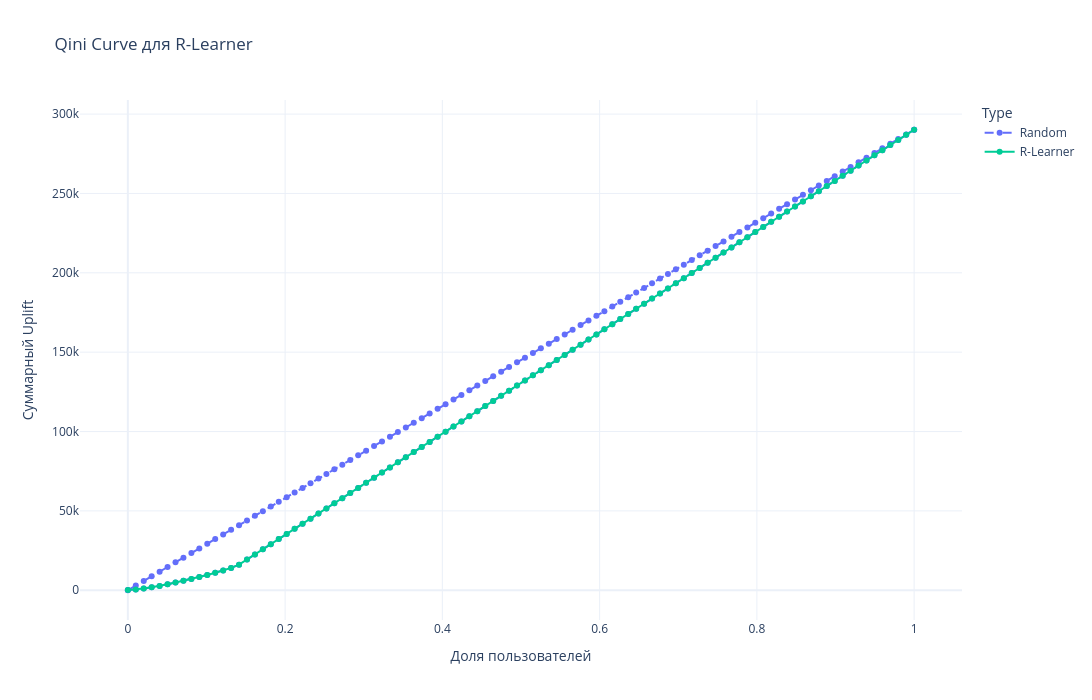

The notebook cell this image was saved under:
### Markdown cell above
Построим график:

### Code cell
# Задаём заглавие для графика
print('\nПостроение "Qini Curve" для "R-Learner":')
print('-' * 123)



# Построение Qini Curve для R-Learner с использованием функции qini_curve_px
qini_curve_px(
    y_true = y_valid,
    uplift_pred = uplift_predict_r,
    treatment = treatment_valid,
    n_bins = 100,
    title = 'Qini Curve для R-Learner',
    xaxis_title = 'Доля пользователей',
    yaxis_title = 'Суммарный Uplift',
    color = 'Type',
    line_dash = 'Type',
    height = 700,
    width = 1200,
    
    line_dash_map = {
        'R-Learner': 'solid', 
        'Random': 'dash'
    },
    
    name = 'R-Learner'
    
)
